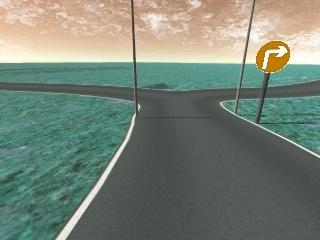
#> input picture psa/scripts/debug/2563.jpeg, 320 x 240 px
$ python -i thresholder.py   (imports and definitions only)   (older library calls are emulated)
#> lines starting #> are read from the running program, lines starting #| are printed output that depends on the picture; after the words box and inside, x2 and y2 are one past the last pixel; in counts of white or black regions, pixels touching at a corner belong together
import cv2
import numpy as np
from scipy import misc
from matplotlib import pyplot as pp

class Thresholder:
    def __init__(self):
        self.sobel_kernel = 15

        self.thresh_dir_min = 0.7
        self.thresh_dir_max = 1.2

        self.thresh_mag_min = 50
        self.thresh_mag_max = 255

    def dir_thresh(self, sobelx, sobely):
        abs_sobelx = np.abs(sobelx)
        abs_sobely = np.abs(sobely)
        scaled_sobel = np.arctan2(abs_sobely, abs_sobelx)
        sxbinary = np.zeros_like(scaled_sobel)
        sxbinary[(scaled_sobel >= self.thresh_dir_min) & (scaled_sobel <= self.thresh_dir_max)] = 1

        return sxbinary

    def mag_thresh(self, sobelx, sobely):
        gradmag = np.sqrt(sobelx ** 2 + sobely ** 2)
        scale_factor = np.max(gradmag) / 255
        gradmag = (gradmag / scale_factor).astype(np.uint8)
        binary_output = np.zeros_like(gradmag)
        binary_output[(gradmag >= self.thresh_mag_min) & (gradmag <= self.thresh_mag_max)] = 1

        return binary_output

    def color_thresh(self, img):
        img = cv2.cvtColor(img, cv2.COLOR_RGB2HSV)

        white_min = np.array([0, 0, 150], np.uint8)
        white_max = np.array([255, 30, 255], np.uint8)
        white_mask = cv2.inRange(img, white_min, white_max)

        binary_output = np.zeros_like(img[:, :, 0])
        binary_output[((white_mask != 0))] = 1
        binary_output[((white_mask != 0))] = 1
        filtered = img
        filtered[((white_mask == 0))] = 0
        filtered[((white_mask == 0))] = 0
        return binary_output

    def threshold(self, img):
        sobelx = cv2.Sobel(img[:, :, 2], cv2.CV_64F, 1, 0, ksize=self.sobel_kernel)
        sobely = cv2.Sobel(img[:, :, 2], cv2.CV_64F, 0, 1, ksize=self.sobel_kernel)

        direc = self.dir_thresh(sobelx, sobely)
        mag = self.mag_thresh(sobelx, sobely)
        color = self.color_thresh(img)

        combined = np.zeros_like(direc)
        combined[((color == 1) & ((mag == 1) | (direc == 1)))] = 1

        return combined

>>> import cv2
>>> picture = cv2.cvtColor(cv2.imread('2563.jpeg'), cv2.COLOR_BGR2RGB)
>>> result = Thresholder().threshold(picture)
#> in threshold, `sobelx = cv2.Sobel(img[:, :, 2], cv2.CV_64F, 1, 0, ksize=self.sobel_ke..`:
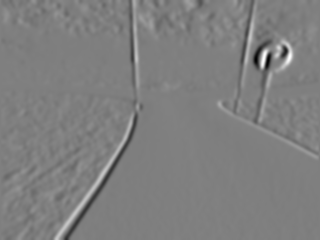
#> sobelx: shape (240, 320) float64; min -5.81e+09, max 5.81e+09, mean -2189844.4; drawn with min black and max white
#> in threshold, `sobely = cv2.Sobel(img[:, :, 2], cv2.CV_64F, 0, 1, ksize=self.sobel_ke..`:
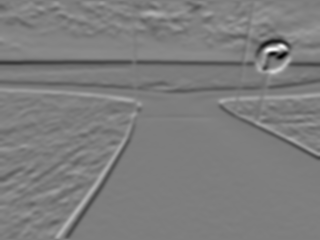
#> sobely: shape (240, 320) float64; min -5.55e+09, max 5.65e+09, mean -25497181.4; drawn with min black and max white
#> in dir_thresh, `abs_sobelx = np.abs(sobelx)`:
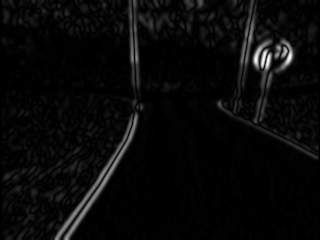
#> abs_sobelx: shape (240, 320) float64; min 0, max 5.81e+09, mean 213240295.8; drawn with min black and max white
#> in dir_thresh, `scaled_sobel = np.arctan2(abs_sobely, abs_sobelx)`:
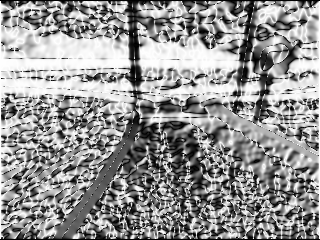
#> scaled_sobel: shape (240, 320) float64; min 0, max 1.57, mean 0.919; drawn with min black and max white
#> in threshold, `direc = self.dir_thresh(sobelx, sobely)`:
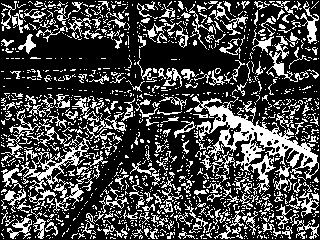
#> direc: shape (240, 320) float64; values 0 (black) and 1 (white), 28.1% white in thin lines or dots
#> in mag_thresh, `gradmag = np.sqrt(sobelx ** 2 + sobely ** 2)`:
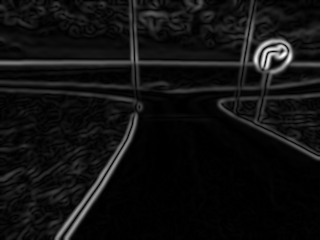
#> gradmag: shape (240, 320) float64; min 0, max 6.31e+09, mean 423807990.2; drawn with min black and max white
#> in mag_thresh, `scale_factor = np.max(gradmag) / 255`: scale_factor = 24760766.7
#> in threshold, `mag = self.mag_thresh(sobelx, sobely)`: mag: shape (240, 320); values 0 (black) and 1 (white), 7.7% white; 53 white regions (33 under 20 px), largest, box (x1, y1, x2, y2) and area: (134, 0, 320, 89) 2298, (54, 113, 138, 240) 1336, (0, 0, 134, 83) 841
#> in color_thresh, `img = cv2.cvtColor(img, cv2.COLOR_RGB2HSV)`: img: shape (240, 320, 3); mean H, S, V 61.6, 54.5, 137.5
#> in color_thresh, `white_mask = cv2.inRange(img, white_min, white_max)`: white_mask: shape (240, 320); 4% white; 27 white regions (16 under 20 px), largest, box (x1, y1, x2, y2) and area: (55, 112, 136, 240) 804, (287, 33, 320, 64) 653, (0, 55, 134, 63) 505
#> in color_thresh, `filtered[((white_mask == 0))] = 0`: filtered: shape (240, 320, 3); mean H, S, V 1.3, 0.8, 9.5
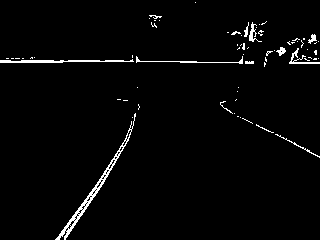
#> result: shape (240, 320) float64; values 0 (black) and 1 (white), 2.4% white in thin lines or dots

$ run again, on psa/scripts/debug/2611.jpeg
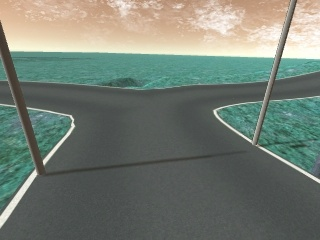
#> input picture psa/scripts/debug/2611.jpeg, 320 x 240 px
#> in threshold, `direc = self.dir_thresh(sobelx, sobely)`:
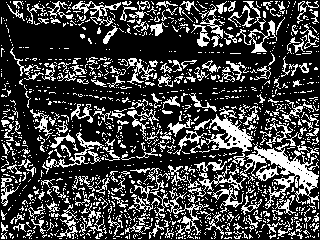
#> direc: shape (240, 320) float64; values 0 (black) and 1 (white), 26.2% white in thin lines or dots
#> scale_factor = 18366733.8
#> mag: shape (240, 320); values 0 (black) and 1 (white), 10.9% white; 49 white regions (29 under 20 px), largest, box (x1, y1, x2, y2) and area: (0, 0, 320, 186) 4986, (0, 53, 41, 230) 1265, (24, 104, 78, 169) 936
#> img: shape (240, 320, 3); mean H, S, V 62.3, 42.3, 129.9
#> white_mask: shape (240, 320); 5% white; 32 white regions (23 under 20 px), largest, box (x1, y1, x2, y2) and area: (8, 16, 288, 145) 1533, (281, 27, 320, 59) 848, (0, 169, 38, 228) 417
#> filtered: shape (240, 320, 3); mean H, S, V 1.6, 0.9, 11.5
#> `result = Thresholder().threshold(picture)`:
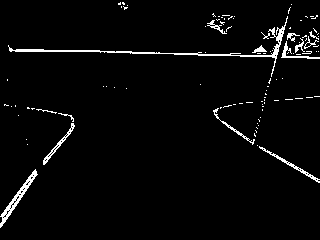
#> result: shape (240, 320) float64; values 0 (black) and 1 (white), 3.2% white in thin lines or dots

$ run again, on psa/scripts/debug/2630.jpeg
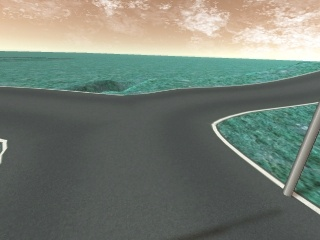
#> input picture psa/scripts/debug/2630.jpeg, 320 x 240 px
#> in threshold, `direc = self.dir_thresh(sobelx, sobely)`:
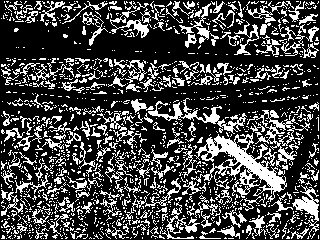
#> direc: shape (240, 320) float64; values 0 (black) and 1 (white), 27.6% white in thin lines or dots
#> scale_factor = 14567739.9
#> mag: shape (240, 320); values 0 (black) and 1 (white), 11.2% white; 66 white regions (34 under 20 px), largest, box (x1, y1, x2, y2) and area: (209, 99, 320, 217) 2647, (0, 48, 320, 65) 1783, (93, 70, 320, 98) 979
#> img: shape (240, 320, 3); mean H, S, V 62.2, 40.7, 130.8
#> white_mask: shape (240, 320); 5.4% white; 19 white regions (12 under 20 px), largest, box (x1, y1, x2, y2) and area: (0, 27, 320, 61) 2551, (211, 102, 318, 189) 518, (284, 105, 320, 195) 371
#> filtered: shape (240, 320, 3); mean H, S, V 1.6, 1, 12.7
#> `result = Thresholder().threshold(picture)`:
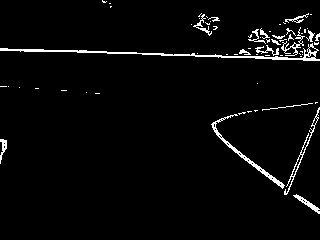
#> result: shape (240, 320) float64; values 0 (black) and 1 (white), 3.3% white in thin lines or dots, all inside (x1, y1, x2, y2) = (0, 0, 320, 214)

$ run again, on psa/scripts/debug/2636.jpeg
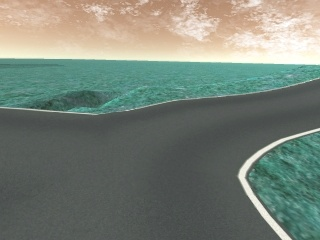
#> input picture psa/scripts/debug/2636.jpeg, 320 x 240 px
#> direc: shape (240, 320) float64; values 0 (black) and 1 (white), 27.1% white in thin lines or dots
#> scale_factor = 15605900.4
#> mag: shape (240, 320); values 0 (black) and 1 (white), 9.9% white; 64 white regions (38 under 20 px), largest, box (x1, y1, x2, y2) and area: (235, 125, 320, 240) 1993, (0, 56, 320, 69) 1715, (0, 78, 320, 118) 1285
#> img: shape (240, 320, 3); mean H, S, V 61, 45.3, 135.5
#> white_mask: shape (240, 320); 5.6% white; 33 white regions (28 under 20 px), largest, box (x1, y1, x2, y2) and area: (0, 19, 320, 65) 2909, (238, 128, 320, 240) 971, (186, 21, 207, 40) 174, (7, 108, 74, 113) 81, (251, 0, 260, 5) 41
#> filtered: shape (240, 320, 3); mean H, S, V 1.7, 1, 13.4
#> `result = Thresholder().threshold(picture)`:
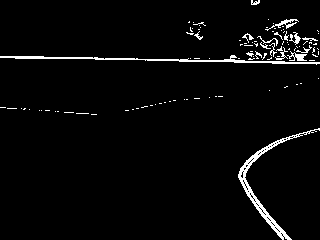
#> result: shape (240, 320) float64; values 0 (black) and 1 (white), 3.3% white in thin lines or dots
